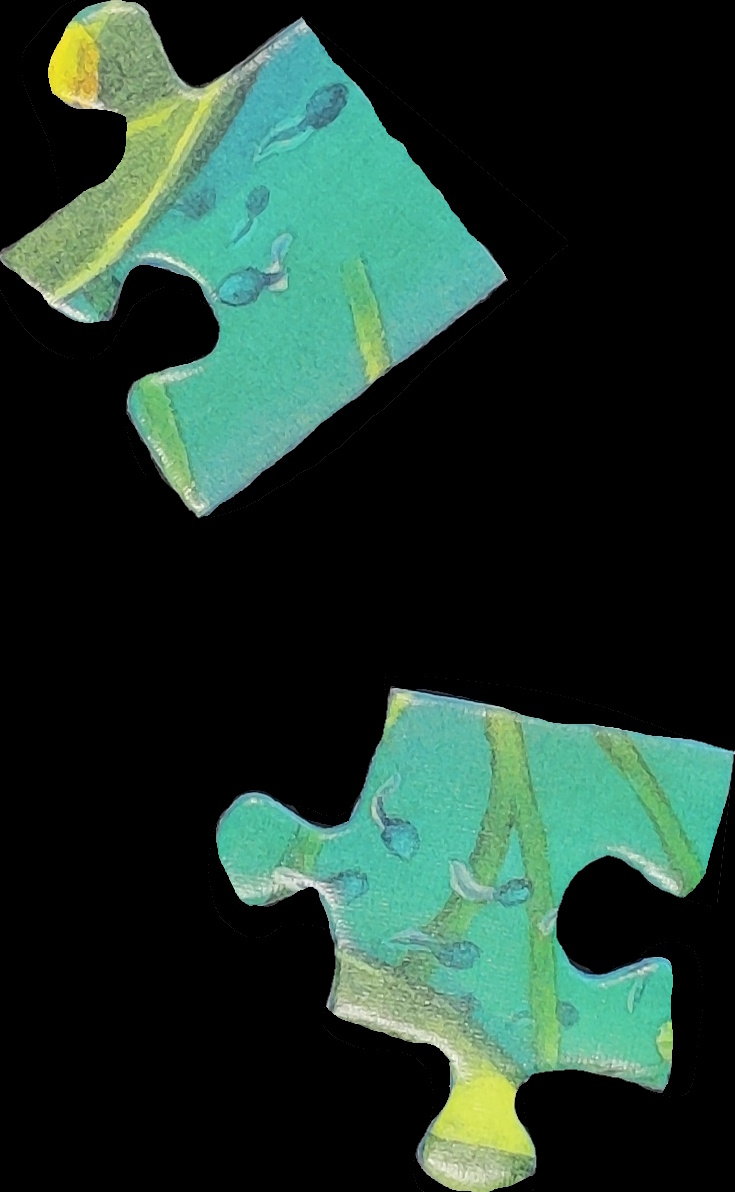
#> input picture Image/duo_piece_1.jpg, 735 x 1192 px, found by its file name
$ python contours.py
#> lines starting #> are read from the running program, lines starting #| are printed output that depends on the picture; after the words box and inside, x2 and y2 are one past the last pixel; in counts of white or black regions, pixels touching at a corner belong together
import cv2
import numpy as np
import matplotlib.pyplot as plt
from scipy.ndimage import maximum_filter as filter_max
from scipy.ndimage import minimum_filter as filter_min
import scipy.ndimage as ndimage
import scipy.spatial


def load_and_preprocess_image(file_name):
    """Load and preprocess the image."""
#> called with file_name = 'duo_piece_1'
    img = cv2.imread(f"Image\\{file_name}.jpg")
#> img is the input picture: shape (1192, 735, 3); mean B, G, R 44.8, 54.7, 32
    img = cv2.resize(img, (800, 800))
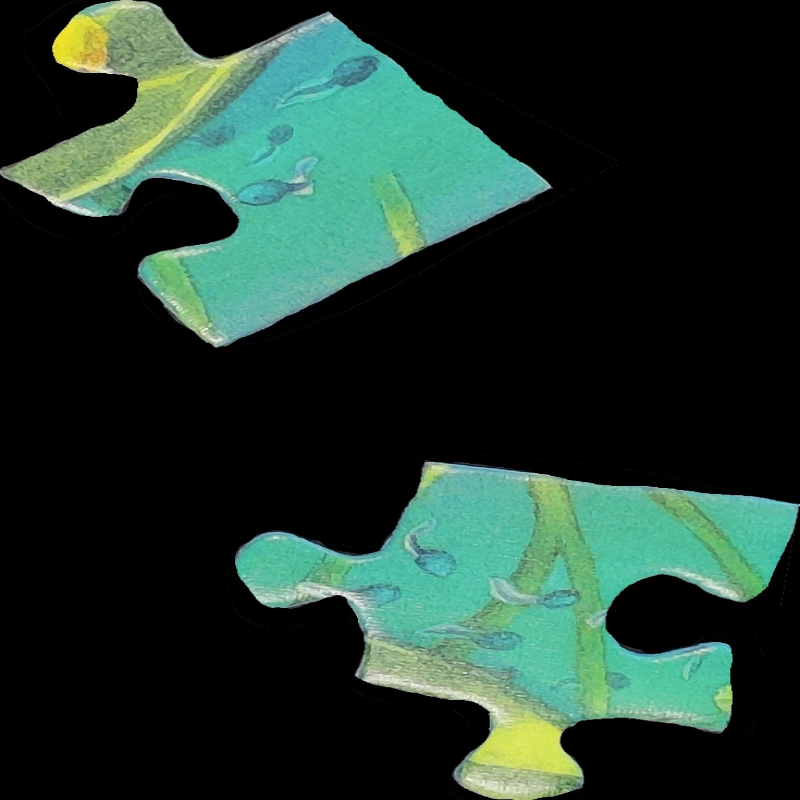
#> img: shape (800, 800, 3); mean B, G, R 44.7, 54.6, 31.9
    gray = cv2.cvtColor(img, cv2.COLOR_BGR2GRAY)
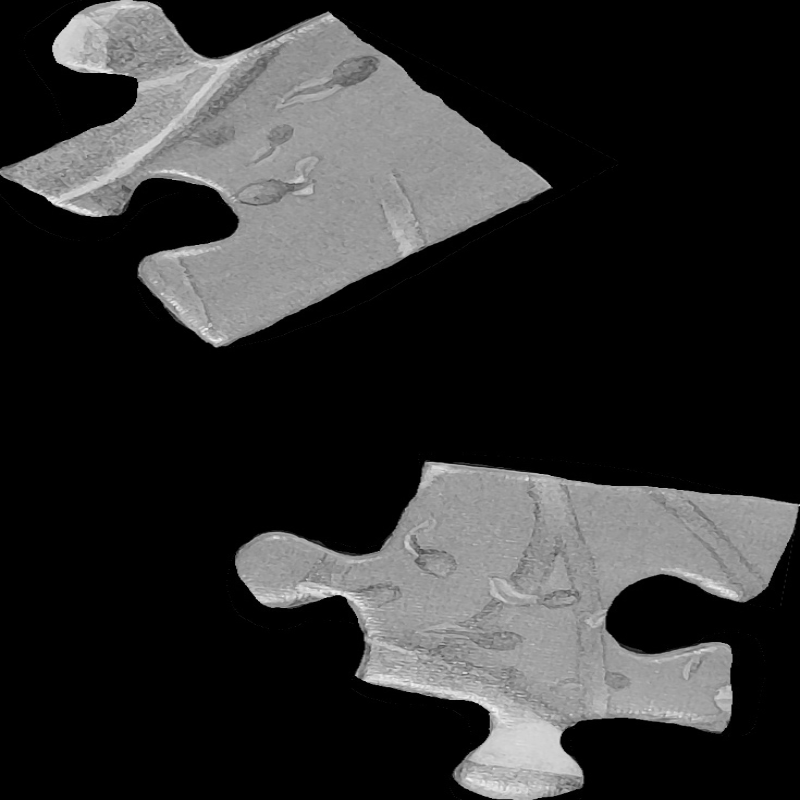
#> gray: shape (800, 800); min 0, max 246, mean 46.7
    gray = cv2.GaussianBlur(gray, (5, 5), 0)
    return img, gray


def threshold_image(gray):
    """Apply thresholding to the grayscale image."""
    ret, thresh = cv2.threshold(gray, 0, 255, cv2.THRESH_BINARY | cv2.THRESH_OTSU)
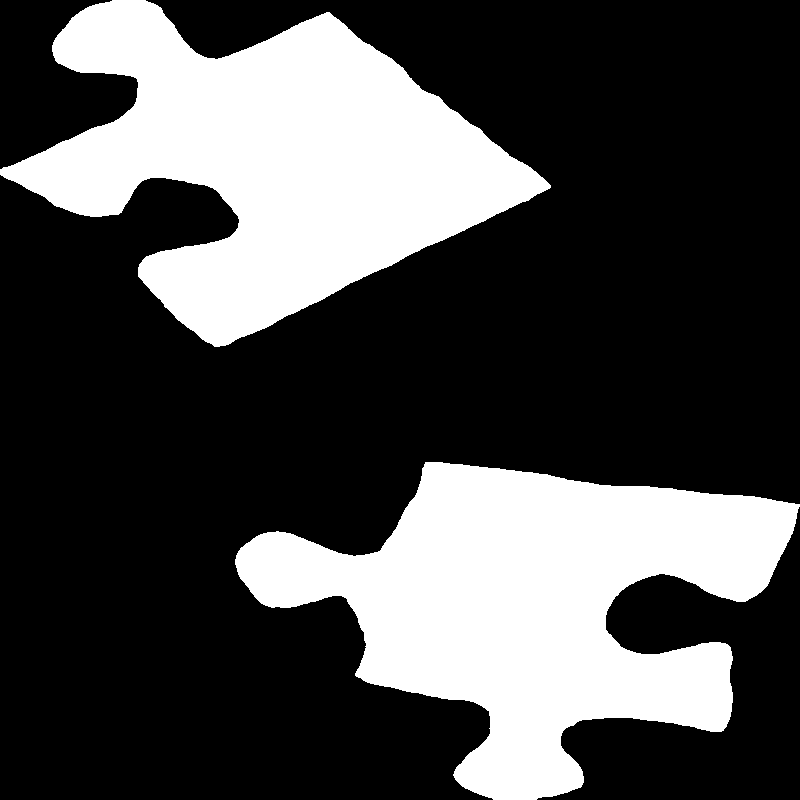
#> thresh: shape (800, 800); 29.8% white; 2 white regions
#> ret = 77
    cv2.imwrite(f"Binary_Image\\{file_name}_binary_version.jpg", thresh)
    return thresh


def detect_contours(img, contours):
    """Detect and draw contours on the image."""
    detected_img = img.copy()
    for cnt in contours:
        epsilon = 0.0001 * cv2.arcLength(cnt, True)
        approx = cv2.approxPolyDP(cnt, epsilon, True)
        cv2.drawContours(detected_img, [approx], 0, (255, 0, 0), 2)
    return detected_img


# Main execution
file_name = "duo_piece_1"
img, gray = load_and_preprocess_image(file_name)
thresh = threshold_image(gray)
gray_32 = np.float32(gray)

contours_edges, hierarchy = cv2.findContours(
    thresh, cv2.RETR_TREE, cv2.CHAIN_APPROX_SIMPLE
)
#> contours_edges = 2 contours; box (x1, y1, x2, y2) and area: (235, 462, 800, 800) 95344, (0, 0, 551, 347) 93618
contours_all, hierarchy = cv2.findContours(thresh, cv2.RETR_TREE, cv2.CHAIN_APPROX_NONE)
#> contours_all has the same summary as contours_edges

detected_edges = cv2.drawContours(img.copy(), contours_edges, -1, (0, 255, 0), 3)
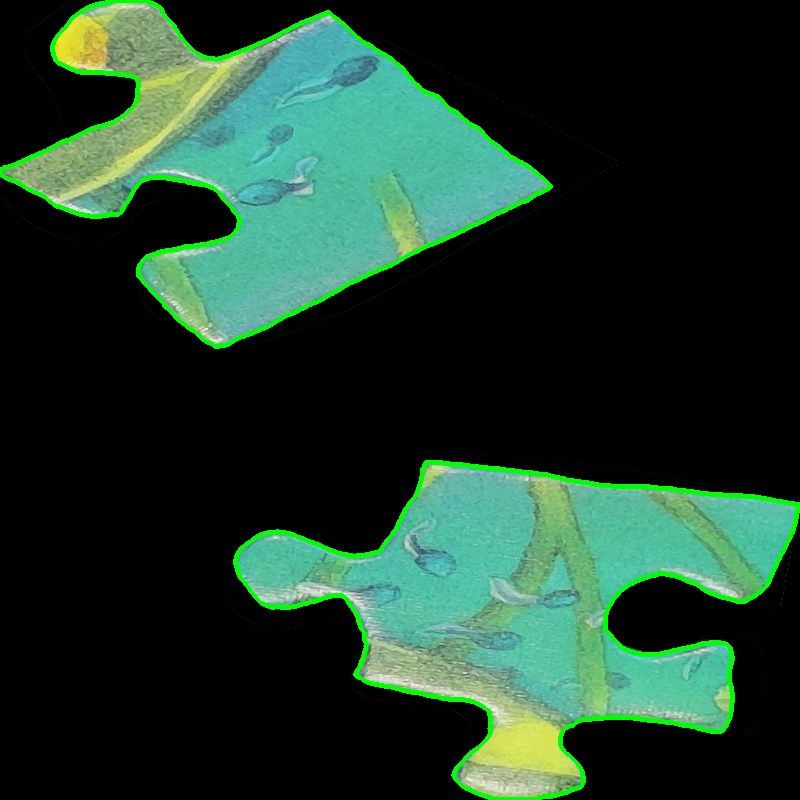
#> detected_edges: shape (800, 800, 3); mean B, G, R 42.2, 58.7, 29.9
detected_all = cv2.drawContours(img.copy(), contours_all, -1, (0, 255, 0), 3)


images = [detected_edges, detected_all, gray_32]
titles = ["Contours Edges", "Contours All", "gray_32"]

for i in range(len(images)):
    plt.subplot(int(len(images) / 2), 3, i + 1)
    plt.imshow(images[i])
    plt.title(titles[i])
    plt.xticks([]), plt.yticks([])
#> this loop made 3 passes
plt.show()
#> figure, not shown here; B, G, R data is drawn as R, G, B

$ run again, with Image/duo_piece_2.jpg copied over Image/duo_piece_1.jpg
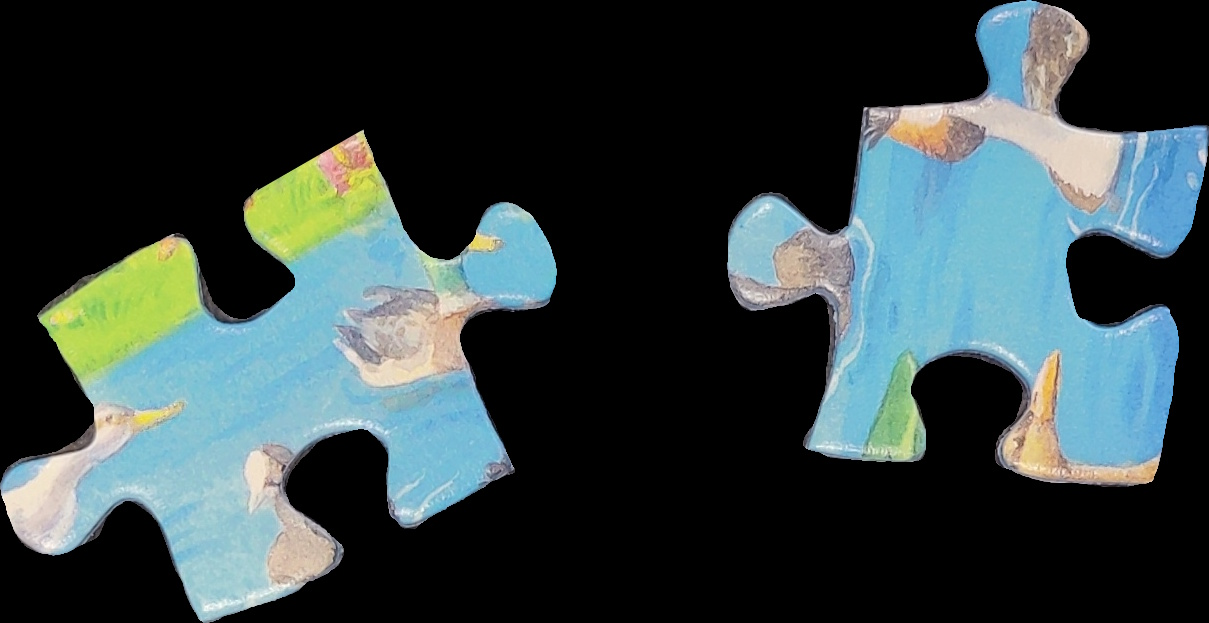
#> input picture Image/duo_piece_2.jpg, 1209 x 623 px, found by its file name
#> in load_and_preprocess_image, img is the input picture: shape (623, 1209, 3); mean B, G, R 65.2, 64.8, 51.3
#> img: shape (800, 800, 3)
#> in threshold_image, `ret, thresh = cv2.threshold(gray, 0, 255, cv2.THRESH_BINARY | cv2.THRE..`:
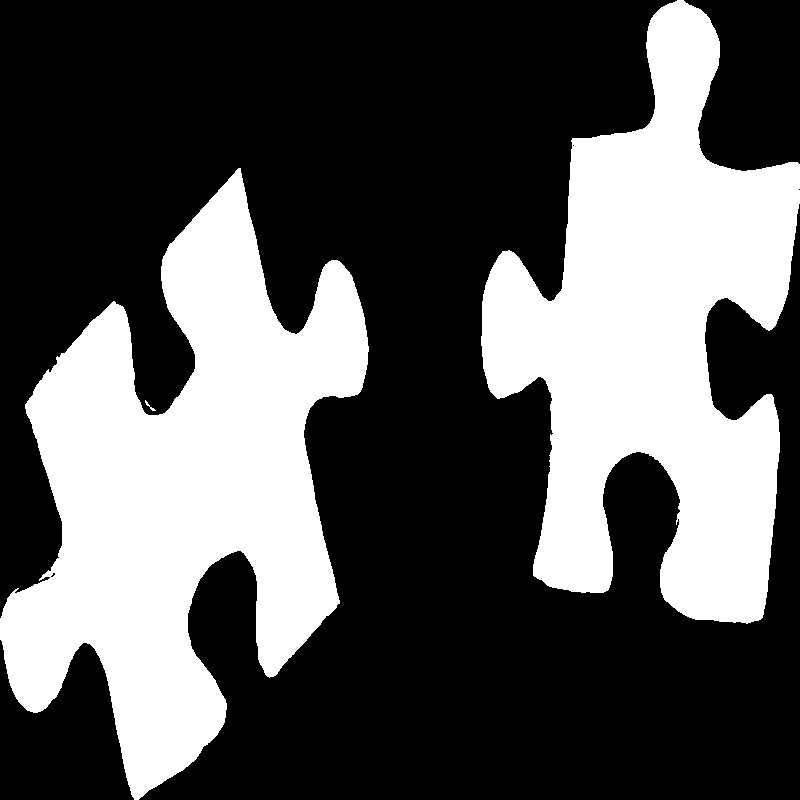
#> thresh: shape (800, 800); 34.4% white; 3 white regions
#> ret = 87
#> contours_edges = 5 contours, 3 with area under 20; largest, box (x1, y1, x2, y2) and area: (0, 168, 369, 800) 113632, (481, 0, 800, 624) 104174
#> contours_all has the same summary as contours_edges
#> `detected_edges = cv2.drawContours(img.copy(), contours_edges, -1, (0, ..`:
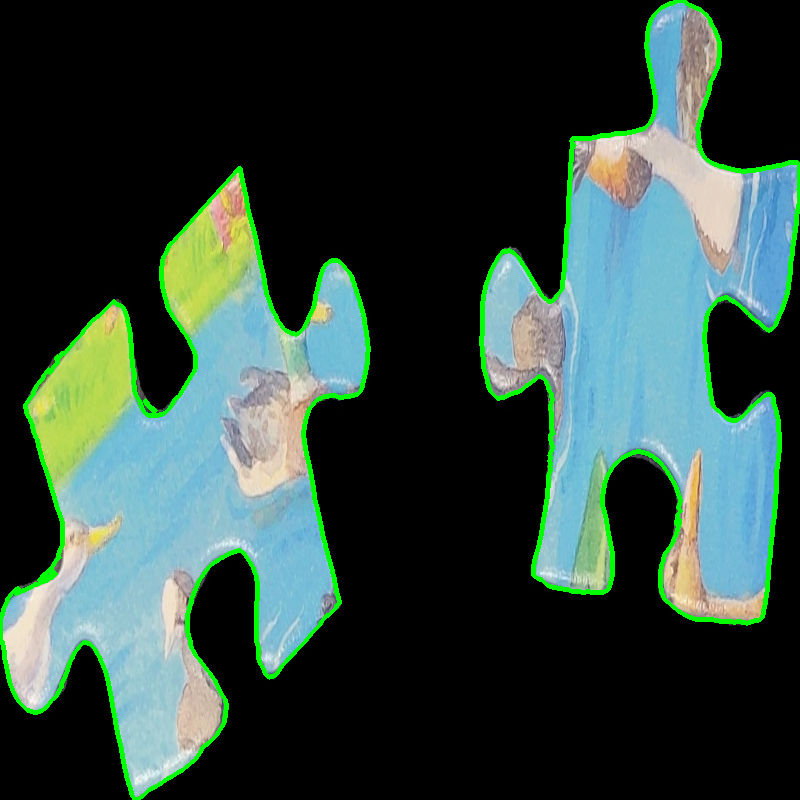
#> detected_edges: shape (800, 800, 3); mean B, G, R 61.3, 69.9, 48.2
#> the loop `for i in range(len(images)):` made 3 passes

$ run again, with Image/geek_for_geeks_test.jpg copied over Image/duo_piece_1.jpg
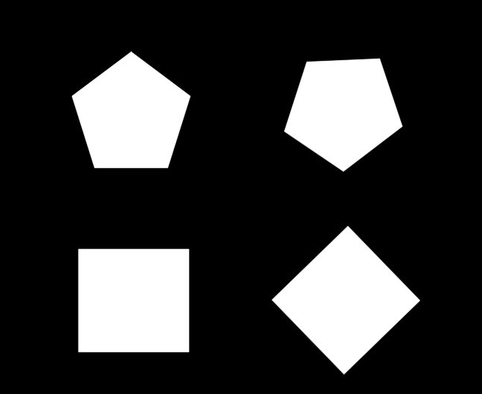
#> input picture Image/geek_for_geeks_test.jpg, 482 x 394 px, found by its file name
#> in load_and_preprocess_image, img is the input picture: shape (394, 482, 3); min 0, max 255, mean 55.4
#> in load_and_preprocess_image, `img = cv2.resize(img, (800, 800))`:
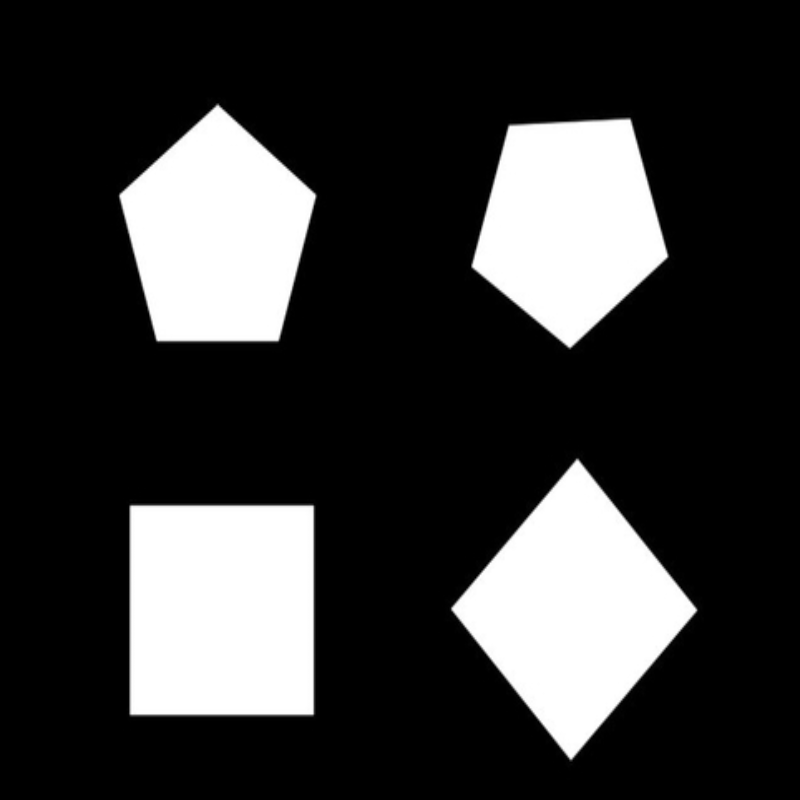
#> img: shape (800, 800, 3); min 0, max 255, mean 55.4
#> thresh: shape (800, 800); 21.7% white; 4 white regions
#> ret = 126
#> contours_edges = 4 contours; box (x1, y1, x2, y2) and area: (130, 505, 314, 715) 38242, (452, 460, 697, 759) 36948, (120, 105, 316, 341) 31946, (472, 119, 668, 348) 30514
#> contours_all has the same summary as contours_edges
#> the loop `for i in range(len(images)):` made 3 passes
#> `plt.show()`:
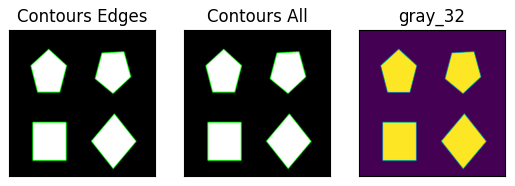
#> figure drawn by matplotlib, 3 panels
